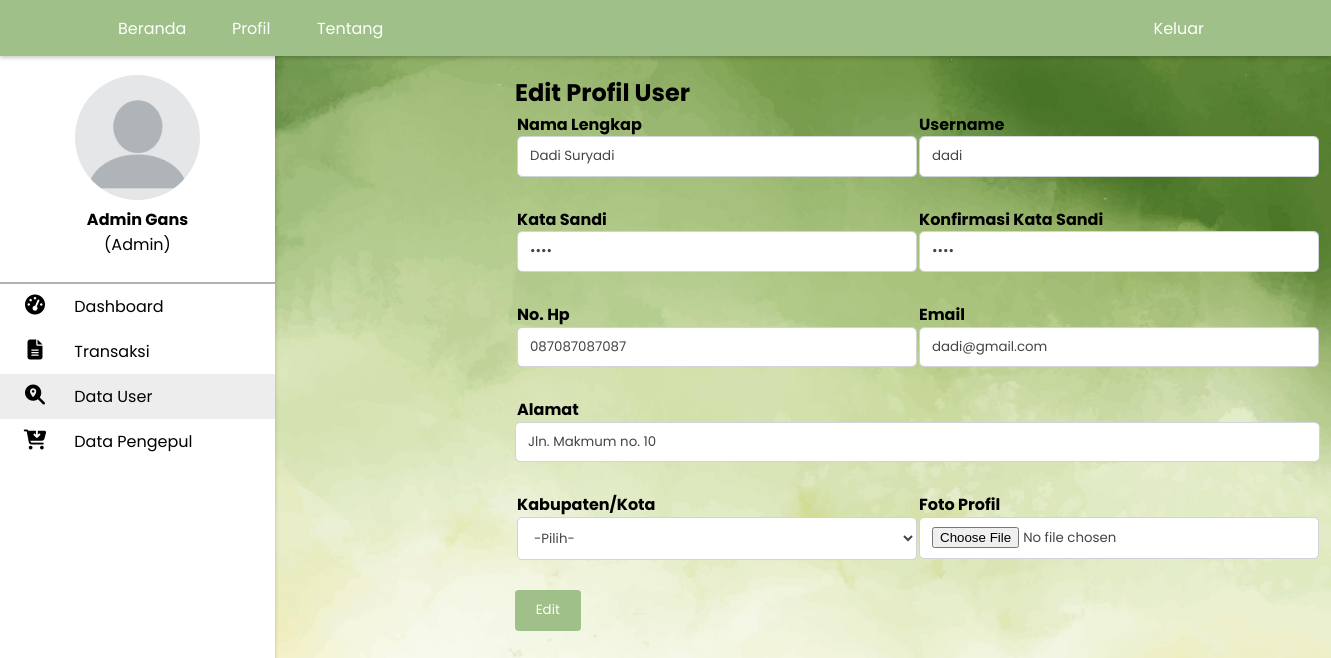
The app's page /admin/edit_user.php?user=dadi (signed in) with its own data.
### tables this page shows
CREATE TABLE `user` (
  `username` varchar(20) NOT NULL,
  `nama` varchar(30) NOT NULL,
  `email` varchar(20) NOT NULL,
  `password` varchar(15) NOT NULL,
  `alamat` varchar(100) NOT NULL,
  `no_hp` varchar(15) NOT NULL,
  `kab_kota` enum('Lombok Barat','Lombok Tengah','Lombok Timur','Mataram') NOT NULL,
  `foto` varchar(100) NOT NULL
);

### admin/edit_user.php (the view, shortened to what this page needs)
<?php
    include '../functions.php';
    $user1 = $_GET['user'];
?>
<!DOCTYPE html>
<html lang="en">
<head>
    <link rel="stylesheet" href="../css/setilee.css">
</head>
<body style="background-image: url('../img/jojo.jpg'); background-size: 100%;">
        <nav>
       <ul>
       <br><br><br>
       <?php
       $result5 = mysqli_query($conn, "SELECT*from admin where username='{$_SESSION['username']}'");
       if (mysqli_num_rows($result5) > 0) {
                while ($row = mysqli_fetch_assoc($result5)) {
        ?>
        <div class="profil">
        <center>
            <?php
                if($row['foto'] != ""){
            ?>
        <img class="foto-profil" src="../img/pp/<?php echo $row['foto']; ?>">
        <?php }else{?>
            <img class="foto-profil" src="../img/pp/blank.png">
            <?php } ?>
        <br>
       <p><b><?php echo $row['nama']?></b></p>
    <p>(Admin)</p>
    </center><br></div>
       <?php
                }
            }
            $sql = "SELECT * FROM user WHERE username='$user1'";
            $sql2 = mysqli_query($conn, $sql);
            if (mysqli_num_rows($sql2) > 0) {
                while ($row = mysqli_fetch_assoc($sql2)) {
       ?>
       <li><a href="dashboard.php">
       <i class="fas fa-tachometer-alt"></i>
           <span class="nav-item">Dashboard</span>
       </a></li>
       <li><a href="transaksi.php">
       <i class="fas fa-file-alt"></i>
           <span class="nav-item">Transaksi</span>
       </a></li>
       <li class="active"><a href="user.php">
       <i class="fas fa-search-location"></i>
           <span class="nav-item">Data User</span>
       </a></li>
       <li><a href="pengepul.php">
       <i class="fas fa-cart-arrow-down"></i>
           <span class="nav-item">Data Pengepul</span>
       </a></li>
       </ul>
       </nav>
       <div class="container" style="margin-top: 75px;">
        <form style="margin-left: 240px;" name="register" action="" method="POST" enctype="multipart/form-data">
        <h2>Edit Profil User</h2>
        <table>
        <tr>
            <td>
                <label for="nama"><b>Nama Lengkap</b></label>
            </td>
            <td>
                <label for="username"><b>Username</b></label>
            </td>
        </tr>
        <tr>
            <td>
                <input class="form-input" type="text" name="nama" value="<?php echo $row['nama']; ?>" required>
            </td>
            <td>
                <input class="form-input" type="tes" name="username" value="<?php echo $row['username']; ?>" required>
            </td>
        </tr>
        <tr>
            <td>
                <label for="password"><b>Kata Sandi</b></label>
            </td>
            <td>
                <label for="password2"><b>Konfirmasi Kata Sandi</b></label>
            </td>
        </tr>
        <tr>
            <td>
                <input class="form-input" type="password" name="password" value="<?php echo $row['password']; ?>" required>
            </td>
            <td>
                <input class="form-input" type="password" name="password2" value="<?php echo $row['password']; ?>" required>
            </td>
        </tr>
        <tr>
            <td>
                <label for="nohp"><b>No. Hp</b></label>
            </td>
            <td>
                <label for="email"><b>Email</b></label>
            </td>
        </tr>
        <tr>
            <td>
                <input class="form-input" type="tel" name="nohp" value="<?php echo $row['no_hp']; ?>" required>
            </td>
            <td>
                <input class="form-input" type="email" name="email" value="<?php echo $row['email']; ?>" required>
            </td>
        </tr>
        <tr>
            <td>
                <label for="alamat"><b>Alamat</b></label>
            </td>
        </tr>
        </table>
        <input class="form-input" style="width: 805px;" type="text" name="alamat" value="<?php echo $row['alamat']; ?>" required>
        <table>
        <tr>
            <td>
                <label for="kab_kota"><b>Kabupaten/Kota</b></label>
            </td>
            <td>
                <label for="foto"><b>Foto Profil</b></label>
            </td>
        </tr>
        <tr>
            <td>
            <select style="width: 400px; height: 1.13cm;" class="form-input" name="kab_kota">
                <option value="">-Pilih-</option>
            </select>
            </td>
            <td>
            <div class="form-input" style="margin-bottom: 0.761cm; height: 1.13cm;">
                <input name="foto" type="file">
            </div>
            </td>
        </tr>
        </table>
        <button type="submit" name="register" class="register-btn" style="font-family: poppins;">Edit</button>
        </form>
    </div>
    <?php }
        }else{
            header("Location: user.php");
        }
         ?>
    <div class="topnav">
            <a href="index.php" style="margin-left: 8%;">Beranda</a>
            <a href="profil.php">Profil</a>
            <a href="tentang.php">Tentang</a>
            <a class="split" href="../logout.php" style="margin-right: 8%;">Keluar</a>
        </div>
</body>
</html>

### css/setilee.css (style rules this page uses)
* { margin: 0; padding: 0; outline: none; border: none; text-decoration: none; box-sizing: border-box; font-family: "poppins"; }
body { background: rgb(226, 226, 226); }
nav { position: fixed; top: 30px; bottom: 0; height: 800px; left: 0; width: 275px; background: #ffffff; box-shadow: 0 2px 4px 0 rgba(0, 0, 0, .2); }
.profil { border-bottom: 2px solid rgba(40, 40, 40, 0.358); }
.foto-profil { margin-top: -30px; border-radius: 50%; height: 125px; width: 125px; }
nav .fas { position: relative; width: 70px; font-size: 20px; text-align: center; }
.nav-item { position: relative; margin-left: 10x; }
li { padding-bottom: 10px; padding-top: 10px; }
li.active { background-color: rgb(237, 237, 237); }
.container { margin-top: 35px; margin-left: 275px; }
.form-input { color: rgb(68, 68, 68); margin-top: -2.7px; margin-bottom: 0.75cm; display: block; width: 400px; padding: 0.375rem 0.75rem; line-height: 0.7cm; background-color: rgb(255, 255, 255); background-clip: padding-box; border: 1px solid #ced4da; border-radius: 0.3rem; transition: border-color .15s ease-in-out, box-shadow .15s ease-in-out; }
.register-btn { border: 0px; padding-top: 0.27cm; padding-bottom: 0.27cm; padding-left: 0.55cm; padding-right: 0.55cm; border-radius: 0.1cm; background-color: #9FC088; color: white }
a { text-decoration: none; color: black; }
.topnav { background-color: #9FC088; overflow: hidden; position: fixed; top: 0; width: 100%; box-shadow: 0 2px 4px 0 rgba(0, 0, 0, .2); }
.topnav a { display: block; margin-left: 0.1cm; margin-right: 0.1cm; margin-top: 0.2cm; margin-bottom: 0.2cm; float: left; color: #ffffff; text-align: center; padding: 8px 8px; text-decoration: none; width: 2.42cm; }
.topnav a.split { float: right; }

### records on screen
user: nama "Dadi Suryadi", username "dadi", nohp "087087087087", email "dadi@gmail.com", alamat "Jln. Makmum no. 10"

### other values on screen
$row['nama'] "Admin Gans"
